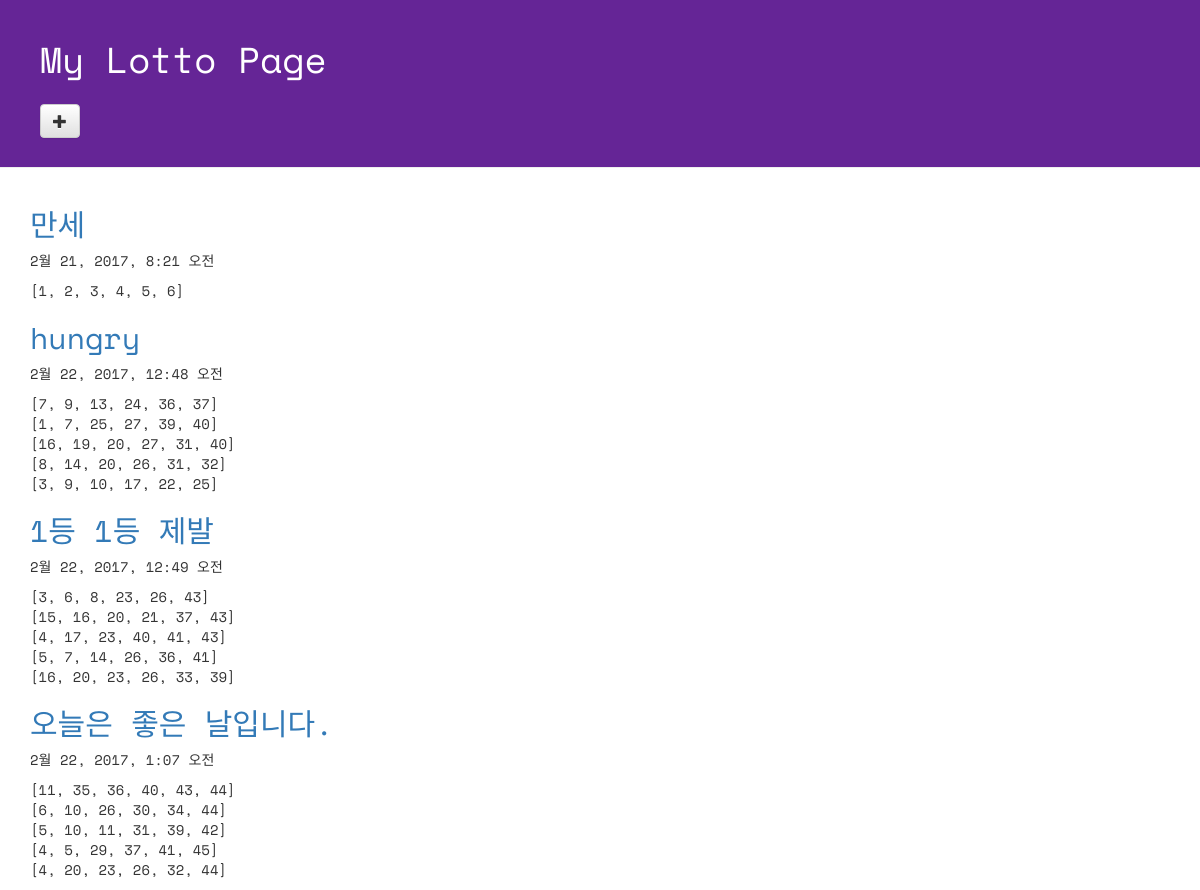
Page /lotto/ on the committed database.
### lotto/models.py (models this page shows, shortened)
class GuessNumbers(models.Model):
    name = models.CharField(max_length = 24)
    lottos = models.CharField(max_length = 255, default = '[1, 2, 3, 4, 5, 6]')
    text = models.CharField(max_length = 255)
    num_lotto = models.IntegerField(default = 5)
    update_date = models.DateTimeField()

### lotto/views.py (the view)
# urls.py: url(r'^lotto/$', views.index, name='lotto'),
def index(request):
    lottos = GuessNumbers.objects.all()
    return render(request, "lotto/default.html", {"lottos": lottos})

### lotto/templates/lotto/default.html (shortened to what this page needs)
<!DOCTYPE html>
{% load staticfiles %}
<html lang="ko">
<head>
  <link rel="stylesheet" href="//maxcdn.bootstrapcdn.com/bootstrap/3.2.0/css/bootstrap.min.css">
  <link rel="stylesheet" href="//maxcdn.bootstrapcdn.com/bootstrap/3.2.0/css/bootstrap-theme.min.css">
  <link rel="stylesheet" href="{% static 'css/lotto.css' %}">
</head>
<body>
  <div class="page-header">
  <h1>My Lotto Page</h1>
  <h2><a href="{% url 'new_lotto' %}"><span class="glyphicon glyphicon-plus btn btn-default"></span></a></h2>
  </div>
  <div class="container lotto">
    {% for lotto in lottos %}
    <h2><a href="{% url 'detail' lottokey=lotto.pk %}">{{ lotto.text }}</a></h2>
    <p> {{ lotto.update_date }}</p>
    <p> {{ lotto.lottos | linebreaksbr }}</p>
    {% endfor %}
  </div>
</body>
</html>

### lotto/static/css/lotto.css (style rules this page uses)
.page-header { background-color: #652596; margin-top: 0; padding: 20px 20px 20px 40px; font-family: 'Space Mono', monospace; }
.page-header h1 { color: #FFFFFF; }
.container { font-family: 'Space Mono', monospace; }
.container h2 { color: #b9f442; }

### rows in the picture
GuessNumbers: text "만세", update_date "2월 21, 2017, 8:21 오전", lottos "[1, 2, 3, 4, 5, 6]"
GuessNumbers: text "hungry", update_date "2월 22, 2017, 12:48 오전", lottos "[7, 9, 13, 24, 36, 37] [1, 7, 25, 27, 39, 40] [16, 19, 20, 27, 31, 40] [8, 14, 20, 26, 31, 32] [3, 9, 10, 17, 22, 25]"
GuessNumbers: text "1등 1등 제발", update_date "2월 22, 2017, 12:49 오전", lottos "[3, 6, 8, 23, 26, 43] [15, 16, 20, 21, 37, 43] [4, 17, 23, 40, 41, 43] [5, 7, 14, 26, 36, 41] [16, 20, 23, 26, 33, 39]"
GuessNumbers: text "오늘은 좋은 날입니다.", update_date "2월 22, 2017, 1:07 오전", lottos "[11, 35, 36, 40, 43, 44] [6, 10, 26, 30, 34, 44] [5, 10, 11, 31, 39, 42] [4, 5, 29, 37, 41, 45] [4, 20, 23, 26, 32, 44]"
